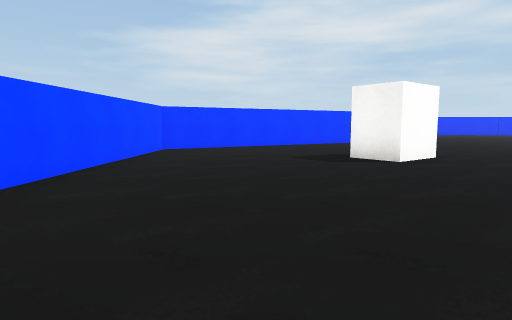
[1] (above)

19 first-person views from a walk through a scene from a Unity 3-D project. The camera is 1.2 m above the floor, tilts 6° down and sees 75° across. The floor is counted in squares, 2 m on a side. Each view is taken from the middle of a square. On the plan, view 1 faces up. The plan holds only what a view shows up to about 10 squares ahead; the rest is blank. The place goes on beyond the plan. The player character is not drawn. Surface patterns are stand-ins for the level's own textures.

[2]
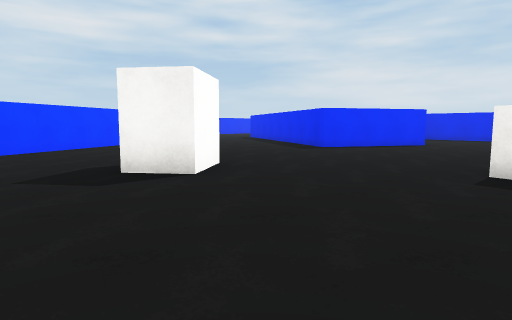

[3]
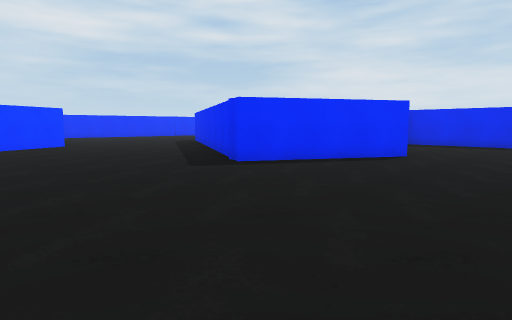

[4]
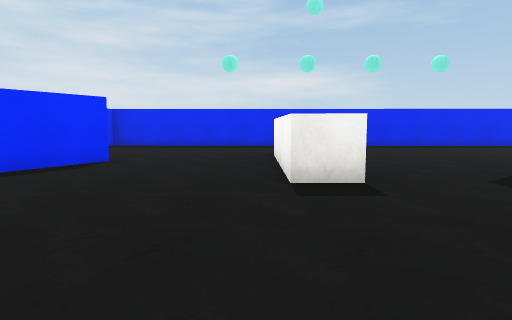

[5]
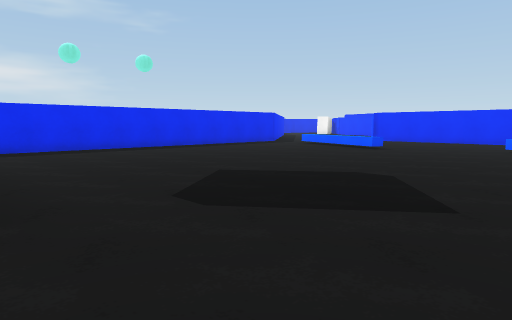

[6]
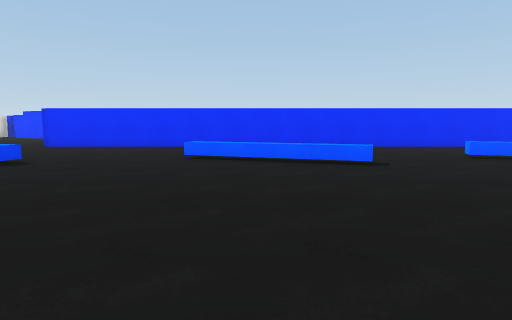

[7]
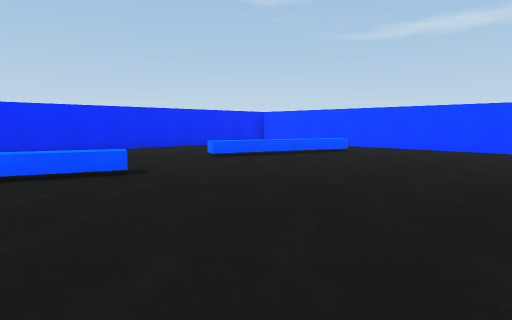

[8]
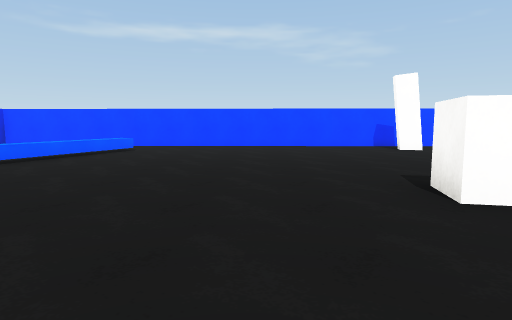

[9]
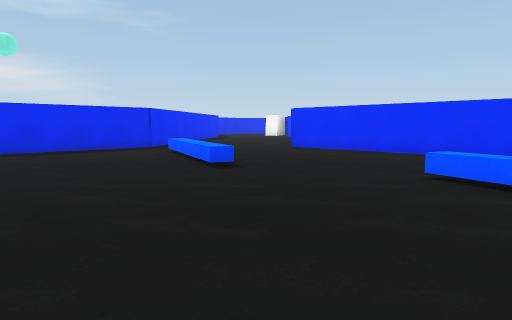

[10]
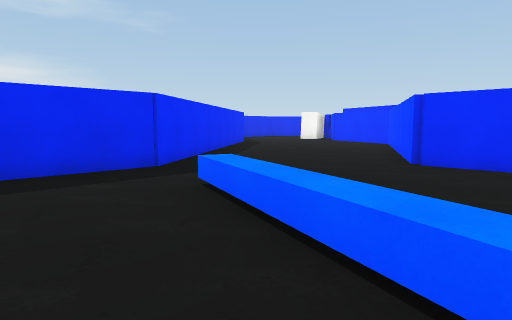

[11]
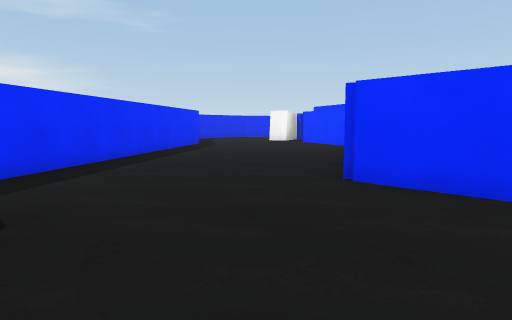

[12]
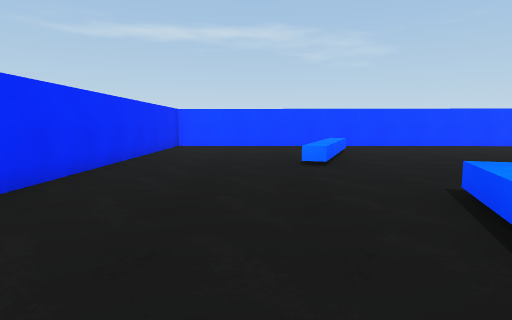

[13]
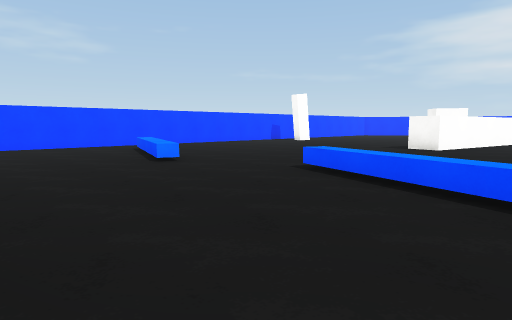

[14]
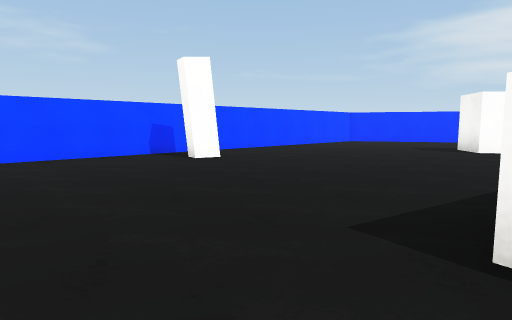

[15]
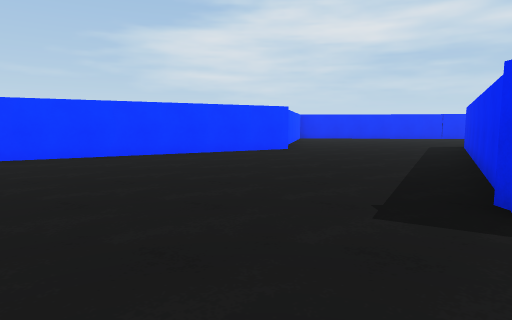

[16]
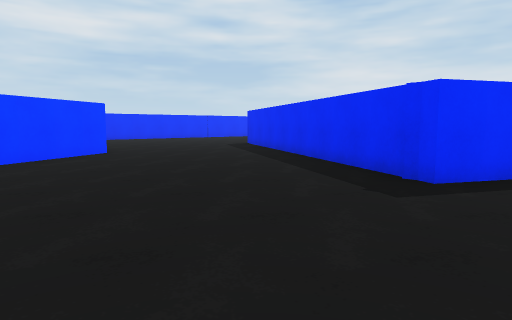

[17]
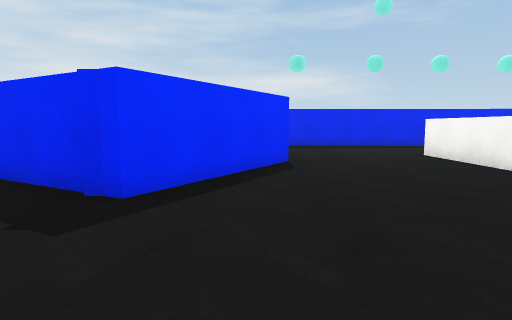

[18]
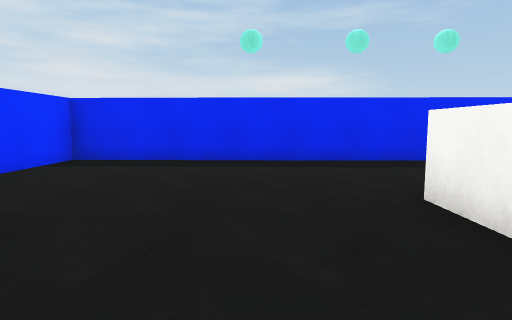

[19]
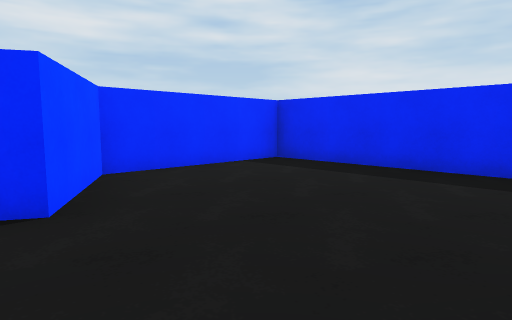

### Floor plan
Key: @ floor where view 1 was taken; # wall or solid block; . floor; = window, fence, low wall or low ledge; ^ raised ledge; O other object.
Columns run from 3 left of view 1 to 18 right of it. Each row starts with its distance up from view 1.
 13        ###....#
 12      ###......#
 11     ##.......##
 10   ###........#
  9 ###.........##
  8 #...........# #####
  7 #.....O....####...#
  6 #....OO......##...#
  5 #.................#
  4 #.................#
  3 #.................#
  2 #.......#...^^^...#
  1 #.#....##.........#
  0 #..@...#..........#
 -1 #......#..........#
 -2 #.................#
 -3 #.................#
 -4 #.................#
 -5 #.................#
 -6 #.=^....^....^....#
 -7 #...^^...^^...^^..#
 -8 #.................##
 -9 #..................##
-10 #...................##
-11 ################.....#
-12                #.....#

Positions as (right, up) in squares from view 1, and headings:
1: (0, 0), facing up
2: (0, 2), facing up-right
3: (4, 3), facing up-right
4: (5, 3), facing right
5: (6, 2), facing down-right
6: (6, -1), facing down
7: (6, -2), facing down-left
8: (7, -3), facing left
9: (6, -3), facing down-right
10: (10, -5), facing down-right
11: (10, -7), facing down-right
12: (7, -8), facing left
13: (7, -10), facing up-left
14: (4, -3), facing up-left
15: (6, 5), facing up
16: (4, 6), facing up-right
17: (5, 6), facing right
18: (9, 4), facing right
19: (10, 3), facing up-right
